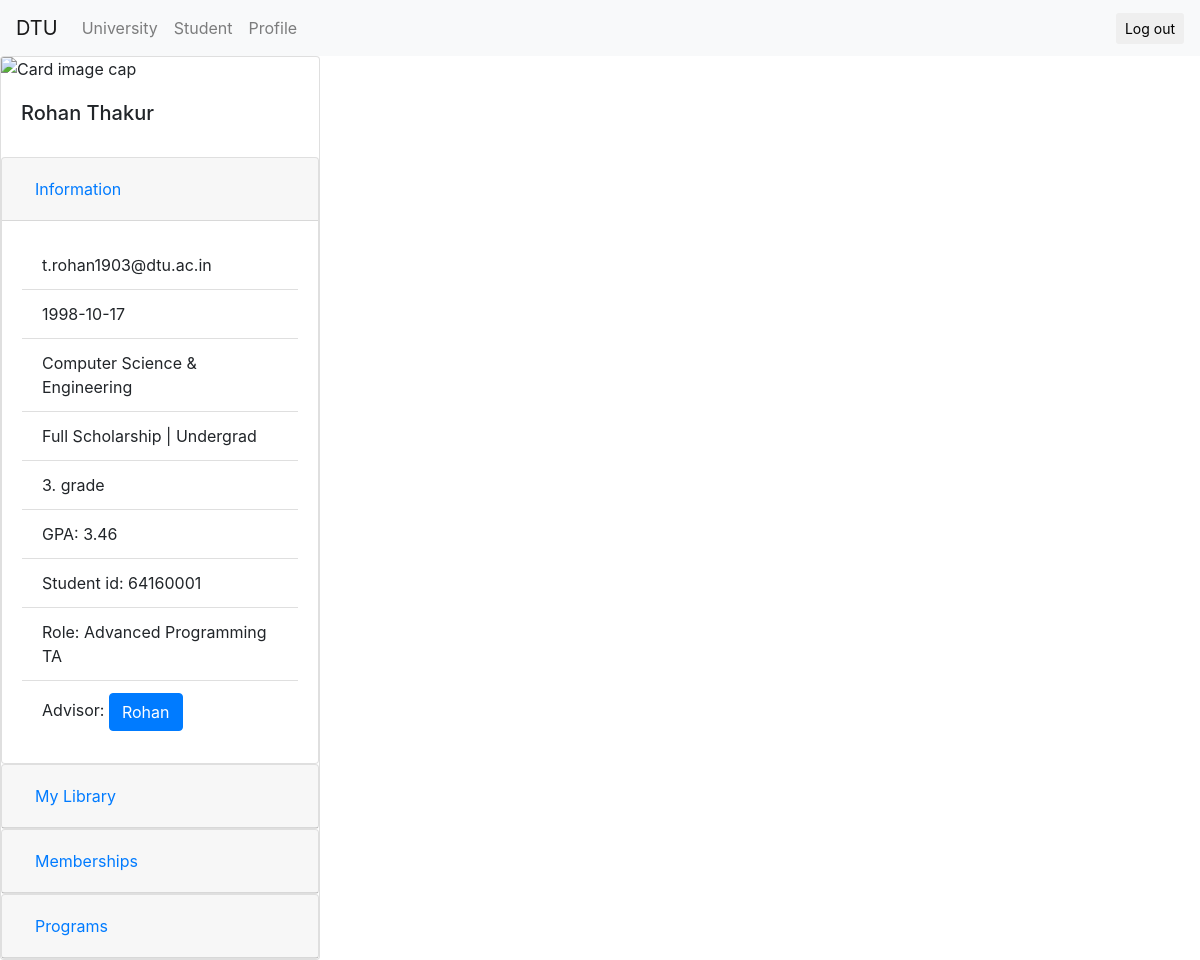
Page /Front-end/profile.php (signed in) on the committed database.
### tables this page shows
CREATE TABLE `student` (
  `student_id` int(255) NOT NULL,
  `name` varchar(255) NOT NULL,
  `birthdate` date NOT NULL,
  `course_code` varchar(255) NOT NULL,
  `advisor_name` varchar(255) NOT NULL,
  `degree` varchar(255) NOT NULL,
  `scholarship` varchar(255) NOT NULL,
  `grade` int(255) NOT NULL,
  `emp_type` varchar(255) NOT NULL,
  `department` varchar(255) NOT NULL,
  `email` varchar(255) NOT NULL
);

### Front-end/profile.php (the view, shortened to what this page needs)
<?php include('server.php') ?>
<!DOCTYPE html>
<html lang="en">
    <head>
        <link rel="stylesheet" href="https://maxcdn.bootstrapcdn.com/bootstrap/4.0.0/css/bootstrap.min.css">
    </head>
<body>
    <nav class="navbar navbar-expand-lg navbar-light bg-light">
        <a class="navbar-brand" href="student_index.php">DTU</a>
        <div class="collapse navbar-collapse" id="navbarText">
          <ul class="navbar-nav mr-auto">
            <li class="nav-item">
              <a class="nav-link" href="university.php">University</a>
            </li>
            <li class="nav-item">
              <a class="nav-link" href="student.php">Student</a>
            </li>
            <li class="nav-item">
              <a class="nav-link" href="profile.php">Profile</a>
            </li>
          </ul>
        </div>
        <form method="post" action="login.php" class="form-inline">
            <button type="submit" name="log_out" class="btn btn-default btn-sm">
          <span class="glyphicon glyphicon-log-out"></span> Log out</button>
        </form>
      </nav>
      <div class="card" style="width: 20rem;">
        <img class="card-img-top" src="https://upload.wikimedia.org/wikipedia/en/thumb/b/b5/DTU%2C_Delhi_official_logo.png/200px-DTU%2C_Delhi_official_logo.png" alt="Card image cap">
        <div class="card-body">
            <?php
            $cur_email = $_SESSION['email'];
            $query = "SELECT * FROM student WHERE email = '$cur_email'";
            $results = mysqli_query($db, $query);
            $student = mysqli_fetch_array($results); ?>
            <h5 class="card-title"><?php echo $student['name']; ?></h5>
        </div>
          <div id="accordion">
            <div class="card">
              <div class="card-header" id="headingOne">
                <h5 class="mb-0">
                  <button class="btn btn-link" data-toggle="collapse" data-target="#collapseOne" aria-expanded="true" aria-controls="collapseOne">
                    Information
                  </button>
                </h5>
              </div>
              <div id="collapseOne" class="collapse show" aria-labelledby="headingOne" data-parent="#accordion">
                <div class="card-body">
                  <ul class="list-group list-group-flush">
                    <li class="list-group-item"><?php echo $student['email']; ?></li>
                    <li class="list-group-item"><?php echo $student['birthdate']; ?></li>
                    <li class="list-group-item"><?php echo $student['department']; ?></li>
                    <li class="list-group-item"><?php echo $student['scholarship']; echo " | "; echo $student['degree'];?></li>
                    <li class="list-group-item"><?php echo $student['grade']; echo ". grade" ?></li>
                    <li class="list-group-item">
                    <?php
                      $st_id = $student['student_id'];
                      $query = "SELECT * FROM student_past_courses WHERE student_id = '$st_id'";
                      $results = mysqli_query($db, $query);
                      $total_grade = 0;
                      $total_course = 0;
                      while($row = mysqli_fetch_array($results))
                      {
                        $total_grade = $total_grade + $row['final_grade'];
                        $total_course = $total_course + 1;
                      }
                        $mean = $total_grade/$total_course;
                        echo "GPA: "; echo round($mean/25,3);
                      ?>
                      </li>
                    <li class="list-group-item"><?php echo "Student id: "; echo $student['student_id']; ?></li>
                    <li class="list-group-item"><?php echo "Role: "; echo $student['emp_type']; ?></li>
                    <li class="list-group-item">Advisor:
                        <button type="button" class="btn btn-primary" data-toggle="modal" data-target="#exampleModal">
                            <?php echo $student['advisor_name'];  ?>
                        </button>
                    </li>
                  </ul>
                </div>
              </div>
            </div>
            <div class="card">
              <div class="card-header" id="headingTwo">
                <h5 class="mb-0">
                  <button class="btn btn-link collapsed" data-toggle="collapse" data-target="#collapseTwo" aria-expanded="false" aria-controls="collapseTwo">
                    My Library
                  </button>
                </h5>
              </div>
            </div>
            <div class="card">
              <div class="card-header" id="headingThree">
                <h5 class="mb-0">
                  <button class="btn btn-link collapsed" data-toggle="collapse" data-target="#collapseThree" aria-expanded="false" aria-controls="collapseThree">
                    Memberships
                  </button>
                </h5>
              </div>
            </div>
            <div class="card">
                <div class="card-header" id="headingFour">
                  <h5 class="mb-0">
                    <button class="btn btn-link collapsed" data-toggle="collapse" data-target="#collapseFour" aria-expanded="false" aria-controls="collapseFour">
                      Programs
                    </button>
                  </h5>
                </div>
              </div>
          </div>
      </div>
</body>
</html>

### rows in the picture
student: name "Rohan Thakur", email "t.rohan1903@dtu.ac.in", birthdate "1998-10-17", department "Computer Science & Engineering", scholarship "Full Scholarship", degree "Undergrad", grade "3", student_id "64160001", emp_type "Advanced Programming TA", advisor_name "Rohan"

### other values in the picture
$mean/25 "3.46"
